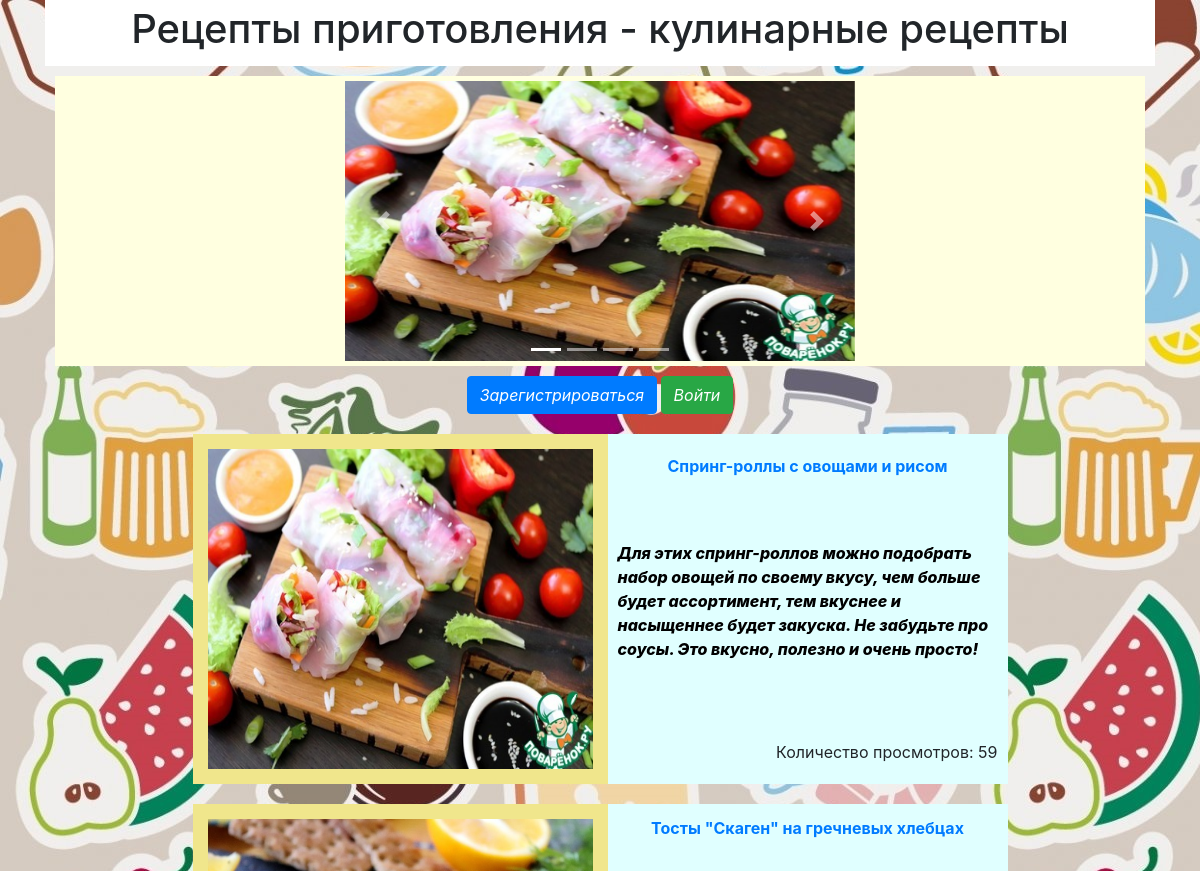
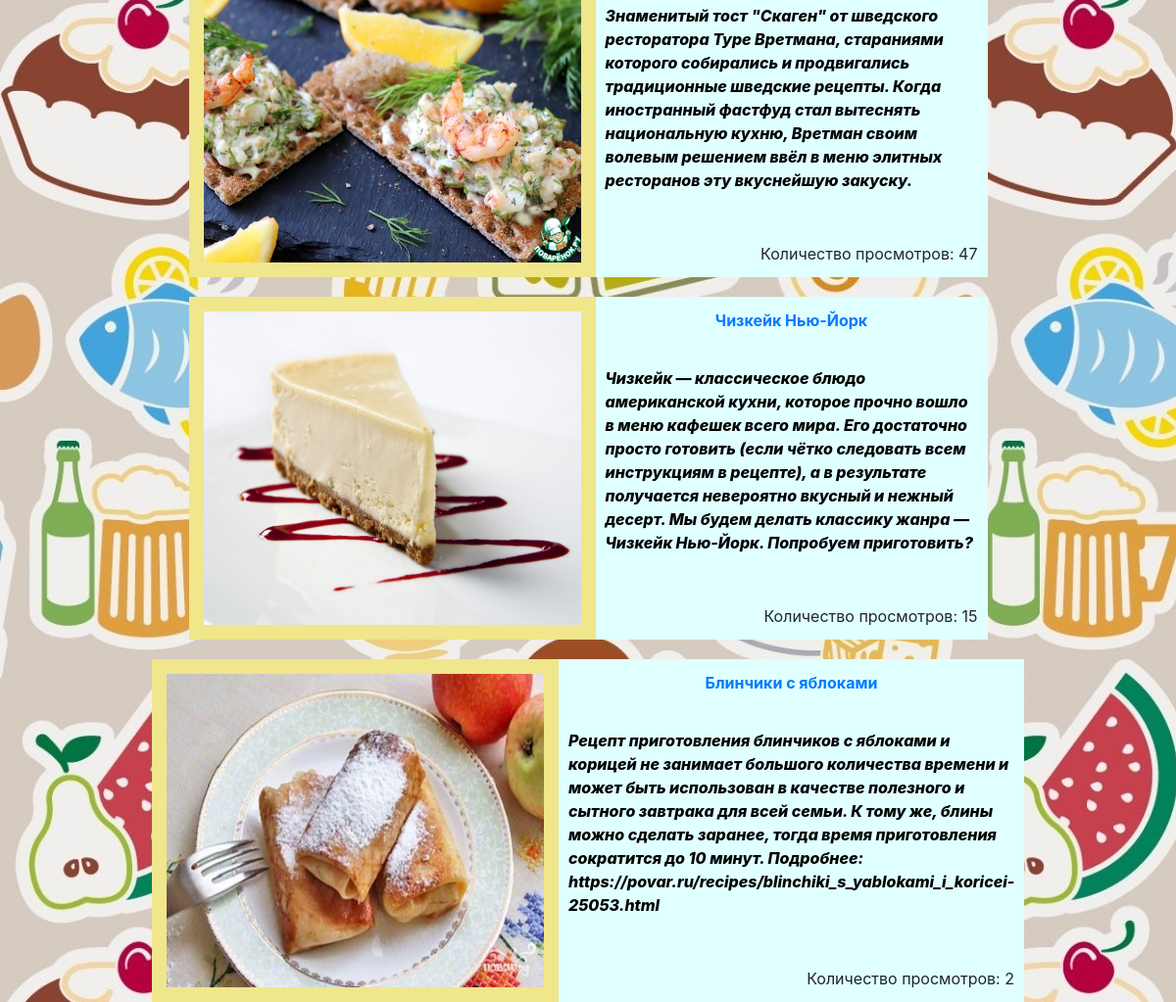
The page / on the database its author committed (2 pictures, top to bottom).
### data/recipes.py (models this page shows)
class Recipes(SqlAlchemyBase, SerializerMixin):
    __tablename__ = 'recipes'
    id = sqlalchemy.Column(sqlalchemy.Integer,
                           primary_key=True, autoincrement=True)
    personal_id = sqlalchemy.Column(sqlalchemy.Integer,
                                    sqlalchemy.ForeignKey("users.id"))
    name_recipe = sqlalchemy.Column(sqlalchemy.String, nullable=True)
    cooking_time = sqlalchemy.Column(sqlalchemy.String, nullable=True)
    start_date = sqlalchemy.Column(sqlalchemy.DateTime,
                                     default=datetime.datetime.now)
    end_date = sqlalchemy.Column(sqlalchemy.DateTime,
                                     default=datetime.datetime.now)
    ingredients = sqlalchemy.Column(sqlalchemy.String, nullable=True)
    about = sqlalchemy.Column(sqlalchemy.String, nullable=True)
    food = sqlalchemy.Column(sqlalchemy.String, nullable=True)
    name_photo = sqlalchemy.Column(sqlalchemy.String, nullable=True)
    category = sqlalchemy.Column(sqlalchemy.String, nullable=True)
    coeff_popular = sqlalchemy.Column(sqlalchemy.Integer, default=0)
    user = orm.relation('User')

### main.py (the view)
    @app.route("/")
    def index():
        len_data = len([x for x in db_sess.query(Recipes).all()])
        data = db_sess.query(Recipes).order_by(Recipes.coeff_popular)[::-1]
        val_1 = db_sess.query(Recipes).order_by(Recipes.coeff_popular)[::-1][0]
        return render_template("index.html", data=data, len_data=len_data, val_1=val_1)

### templates/index.html (shortened to what this page needs)
{% extends "base.html" %}
{% block content %}
<div class="text">
<h1>Рецепты приготовления - кулинарные рецепты</h1>
</div>
<div class="row" style="margin: 10px; border: 5px solid #FFFFE0; background: #FFFFE0">
    <div class="offset-md-3 col-md-6">
<div align="center" id="carouselExampleIndicators" class="carousel slide" data-bs-ride="carousel">
  <div class="carousel-indicators">
    <li type="button" data-bs-target="#carouselExampleIndicators" data-bs-slide-to="0" class="active"></li>
    {% for i in range(len_data - 1) %}
    <li type="button" data-bs-target="#carouselExampleIndicators" data-bs-slide-to="{{ i + 1 }}"></li>
    {% endfor %}
  </div>
  <div class="carousel-inner">
    <div class="carousel-item active">
      {% set url_path = "static/img_rec/" + val_1.name_photo %}
      <a href="/show/{{ val_1.id }}"><img src={{ url_path }} class="d-block w-100" height="280" text-align="center" alt="Изображение">
    </div>
  </div>
  <a class="carousel-control-prev" href="#carouselExampleIndicators" role="button" data-slide="prev">
    <span class="carousel-control-prev-icon" aria-hidden="true"></span>
  </a>
  <a class="carousel-control-next" href="#carouselExampleIndicators" role="button" data-slide="next">
    <span class="carousel-control-next-icon" aria-hidden="true"></span>
  </a>
</div>
</div>
</div>
{% if current_user.is_authenticated %}
            <div class="alert alert-primary" role="alert" >
              Пользователь: <a href="/logout" class="alert-link">{{ current_user.name }}</a>
            </div>
        {% else %}
        <center>
            <p>
                <a class="btn btn-primary " href="/register">Зарегистрироваться</a>
                <a class="btn btn-success" href="/login">Войти</a>
            </p>
        </center>
{% endif %}
{% for item_rec in data %}
 <table>
   <colgroup>
     <col span="1" style="background:Khaki" width=400px>
     <col style="background-color:LightCyan" width=400px>
   </colgroup>
   <tr>
   {% set url_path = "static/img_rec/" + item_rec.name_photo %}
     <th rowspan="3" class="first"><img src={{ url_path }} alt="Изображение блюда" align="left" width="395"
     height="330" style="padding: 5px"/></th>
     <th><a href="/show/{{ item_rec.id }}" class="alert-link">{{ item_rec.name_recipe }}</a></th>
   </tr>
   <tr>
   <td>
     <p> {{ item_rec.about }} </p>
   </td>
   </tr>
   <tr>
   <td style="text-align:right">Количество просмотров: {{ item_rec.coeff_popular }}</td>
   </tr>
 </table>
{% endfor %}
{% endblock %}

### static/css/fon_web_1.css (style rules this page uses)
body { background-image: url(../img_3/fon4.jpg); background-repeat: repeat-y; }

### static/css/fon_text.css (style rules this page uses)
p { font-weight: 800; font-style: italic; color: rgb(0, 0, 0); }

### templates/index.html (style rules this page uses)
.text { text-align: center; background: #ffffff; border: 5px solid #ffffff; }
table { margin-left: auto; margin-right: auto; margin-top: 20px; }
td { padding: 10px; }
th { padding: 10px; text-align: center; }

### rows shown on the page
Recipes: shows a picture, name_recipe "Спринг-роллы с овощами и рисом", about "Для этих спринг-роллов можно подобрать набор овощей по своему вкусу, чем больше будет ассортимент, тем вкуснее и насыщеннее будет закуска. Не забудьте про соусы. Это вкусно, полезно и очень просто!", coeff_popular "59"
Recipes: shows a picture, name_recipe "Тосты \"Скаген\" на гречневых хлебцах", about "Знаменитый тост \"Скаген\" от шведского ресторатора Туре Вретмана, стараниями которого собирались и продвигались традиционные шведские рецепты. Когда иностранный фастфуд стал вытеснять национальную кухню, Вретман своим волевым решением ввёл в меню элитных ресторанов эту вкуснейшую закуску.", coeff_popular "47"
Recipes: shows a picture, name_recipe "Чизкейк Нью-Йорк", about "Чизкейк — классическое блюдо американской кухни, которое прочно вошло в меню кафешек всего мира. Его достаточно просто готовить (если чётко следовать всем инструкциям в рецепте), а в результате получается невероятно вкусный и нежный десерт. Мы будем делать классику жанра — Чизкейк Нью-Йорк. Попробуем приготовить?", coeff_popular "15"
Recipes: shows a picture, name_recipe "Блинчики с яблоками", about "Рецепт приготовления блинчиков с яблоками и корицей не занимает большого количества времени и может быть использован в качестве полезного и сытного завтрака для всей семьи. К тому же, блины можно сделать заранее, тогда время приготовления сократится до 10 минут. Подробнее: https://povar.ru/recipes/blinchiki_s_yablokami_i_koricei-25053.html", coeff_popular "2"
